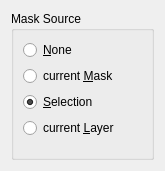
<?xml version="1.0" encoding="utf-8"?>
<ui version="4.0">
 <author>
    SPDX-FileCopyrightText: none
    SPDX-License-Identifier: GPL-3.0-or-later
  </author>
 <class>WdgMaskSource</class>
 <widget class="QWidget" name="WdgMaskSource">
  <property name="geometry">
   <rect>
    <x>0</x>
    <y>0</y>
    <width>165</width>
    <height>171</height>
   </rect>
  </property>
  <layout class="QGridLayout">
   <item column="0" row="0">
    <widget class="QGroupBox" name="grpMaskSource">
     <property name="title">
      <string>Mask Source</string>
     </property>
     <layout class="QGridLayout">
      <item column="0" row="0">
       <widget class="QRadioButton" name="radioNone">
        <property name="text">
         <string>&amp;None</string>
        </property>
       </widget>
      </item>
      <item column="0" row="1">
       <widget class="QRadioButton" name="radioMask">
        <property name="text">
         <string>current &amp;Mask</string>
        </property>
       </widget>
      </item>
      <item column="0" row="2">
       <widget class="QRadioButton" name="radioButton">
        <property name="text">
         <string>&amp;Selection</string>
        </property>
        <property name="checked">
         <bool>true</bool>
        </property>
       </widget>
      </item>
      <item column="0" row="3">
       <widget class="QRadioButton" name="radioButton_2">
        <property name="text">
         <string>current &amp;Layer</string>
        </property>
       </widget>
      </item>
      <item column="0" row="4">
       <spacer>
        <property name="orientation">
         <enum>Qt::Vertical</enum>
        </property>
        <property name="sizeHint">
         <size>
          <width>20</width>
          <height>40</height>
         </size>
        </property>
       </spacer>
      </item>
     </layout>
    </widget>
   </item>
  </layout>
 </widget>
 <resources/>
 <connections/>
</ui>
